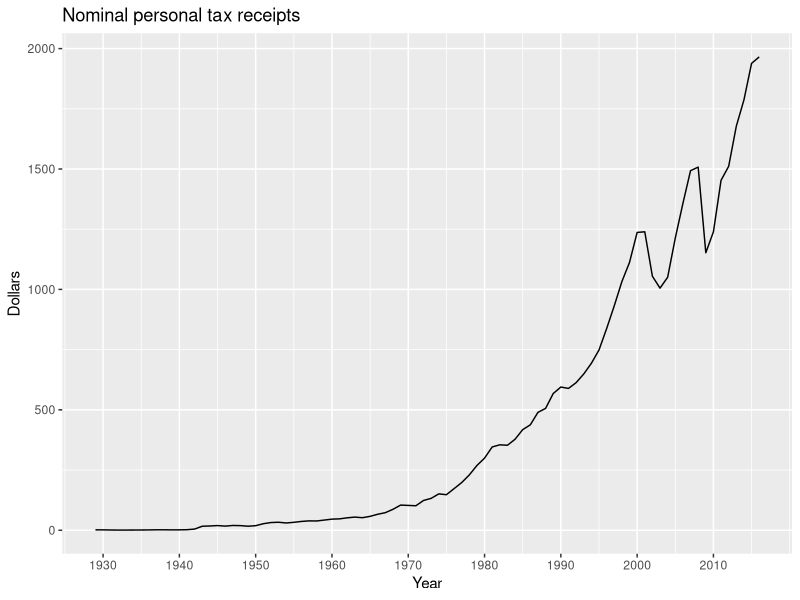
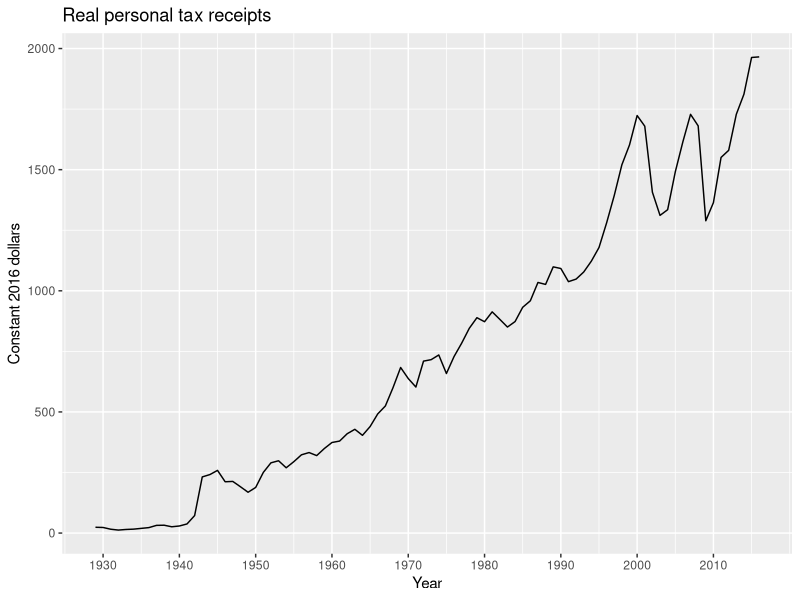
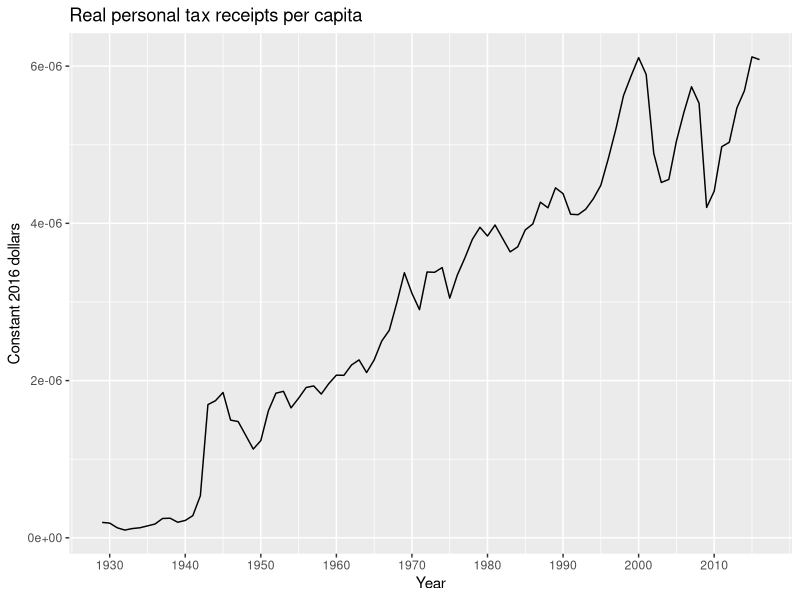
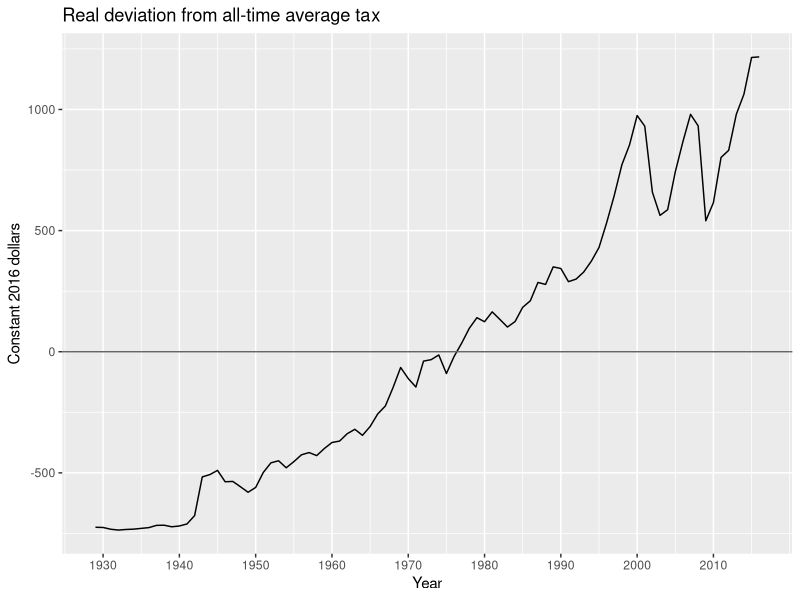
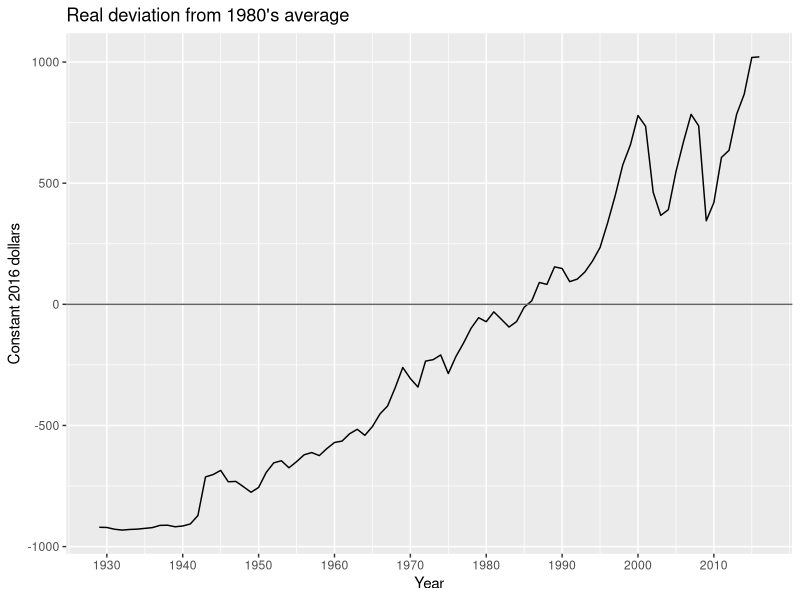

Write R code to recreate these figures, in order. (Note: this script raises an error after producing the figures.)
library(dplyr)
library(ggplot2)
library(readr)

# Data is a subset of the "Government Current Receipts and Expenditures" table
# From the Bureau of Economic Analysis
# https://www.bea.gov/iTable/iTable.cfm?ReqID=9&step=1#reqid=9&step=3&isuri=1&904=1929&903=86&906=a&905=2016&910=x&911=0
data <- read_csv("us_gov_receipts_expenditures.csv", col_types="idddddddd")

# Simplify labels
colnames(data) <- c(
  "year",
  "receipts",
  "receipts.personal_taxes",
  "receipts.production_taxes",
  "receipts.transfer_payments",
  "social_benefits",
  "social_benefits.to_persons",
  "social_benefits.to_world"
) 

# CPI is from Bureau of Labor Statistics series CUUR0000SA0 annual averages
# https://data.bls.gov/timeseries/CUUR0000SA0
cpi <- read_csv("cpi.csv", col_types="id")

cpi.base <- cpi[cpi$year == 2016,]$cpi

data <- data %>%
  left_join(cpi, by="year")

# US population totals are from census historical and intercensal estimates
population <- read_csv("population.csv", col_types="id")

data <- data %>%
  left_join(population, by="year")

i = 0

# Shortcut for generating a simple line chart
line.chart <- function(title, y, y.label, zero.line = FALSE) {
  plot <- ggplot(data=data, aes_string(x="year", y=y)) +
    labs(title = title, x = "Year", y = y.label) +
    scale_x_continuous(breaks = c(1930, 1940, 1950, 1960, 1970, 1980, 1990, 2000, 2010)) +
    geom_line()
  
  if (zero.line) {
    plot + geom_hline(yintercept = 0, color="#666666")
  }
  
  ggsave(
    paste("charts/", i, ".", y, ".jpg", sep=""),
    width = 6,
    height = 6 * 9 / 16,
    dpi = 300
  )
  
  i <<- i + 1
}

###
### MEASURES OF VALUE
###

# Nominal
data$nominal <- data$receipts.personal_taxes

line.chart(
  "Nominal personal tax receipts",
  "nominal",
  "Dollars"
)

# Real
data$real <- data$nominal * cpi.base / data$cpi

line.chart(
  "Real personal tax receipts",
  "real",
  "Constant 2016 dollars"
)

# In units of TKTK (price of some common good, e.g. Big Macs)
# TKTK

# Real rate per capita
data$per.capita <- data$real / data$population

line.chart(
  "Real personal tax receipts per capita",
  "per.capita",
  "Constant 2016 dollars"
)

# Real deviation from mean
data$dev.from.mean <- data$real - mean(data$real)

line.chart(
  "Real deviation from all-time average tax",
  "dev.from.mean",
  "Constant 2016 dollars",
  zero.line = TRUE
)

# Real deviation from base period mean
data$dev.from.period <- data$real - mean(data[data$year >= 1980 & data$year < 1990,]$real)

line.chart(
  "Real deviation from 1980's average",
  "dev.from.period",
  "Constant 2016 dollars",
  zero.line = TRUE
)

# Z-Scores
# TKTK

###
### MEASURES OF CHANGE
###

# Real year-over-year change
data <- data %>%
  mutate(yoy = real - lag(real))

line.chart(
  "Real year-over-year change in personal tax receipts",
  "yoy",
  "Constant 2016 dollars",
  zero.line = TRUE
)

# Real year-over-year percent change
data <- data %>%
  mutate(pct.change = real / lag(real))

line.chart(
  "Real year-over-year percent change in personal tax receipts",
  "pct.change",
  "%",
  zero.line = TRUE
)

# Cumulative percent change
data <- data %>%
  mutate(cum.pct.change = real / first(real))

line.chart(
  "Real percent change in personal tax receipts since 1929",
  "cum.pct.change",
  "%"
)

# Real index to initial year
data <- data %>%
  mutate(index = real / (first(real) / 100))

line.chart(
  "Indexed real change in personal tax receipts",
  "cum.pct.change",
  "Index value (1929 = 100)"
)

# Real index to low year
# TKTK

# Real index to high year
base <- data[data$year == 1945,]$real

data <- data %>%
  mutate(index.high = real / (base / 100))

line.chart(
  "Indexed real change in personal tax receipts",
  "index.high",
  "Index value (1945 = 100)"
)

###
### MEASURES OF PROPORTION
###

# Share of receipts
data$share.of.receipts <- data$nominal / data$receipts * 100

# Change in share of receipts
data <- data %>%
  mutate(share.change = share.of.receipts - first(share.of.receipts))

# Year-over-year change in share of receipts
data <- data %>%
  mutate(share.yoy = share.of.receipts - lag(share.of.receipts))

###
### Other
###

# Volatility
# TKTK

# Stash all transformations for easy review
write_csv(data, "data.csv")

